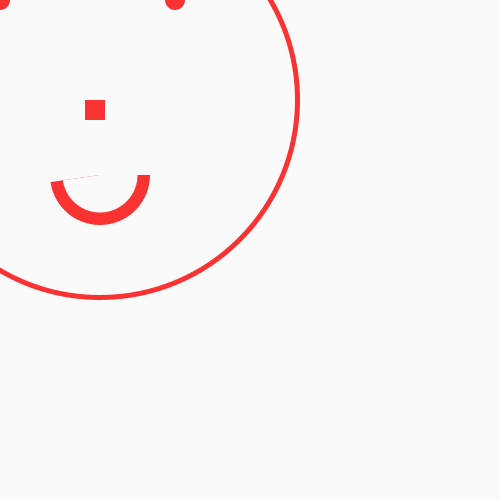
Frame 1 (no input)
Frame 60 (the mouse pressed at the canvas centre just before this capture): identical to frame 1, image omitted
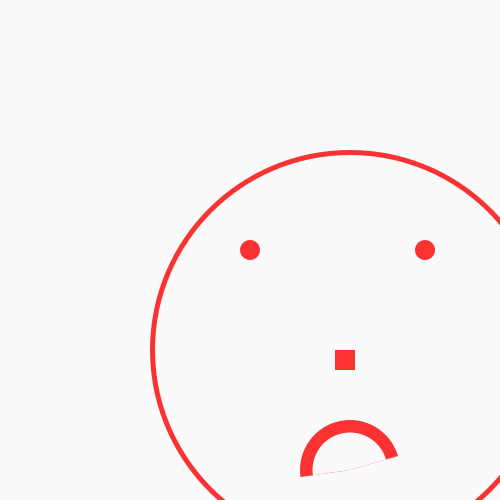
Frame 120 (the mouse held since frame 60 and released just before this capture)

The Processing sketch that drew these frames (run headless with seeded random() and noise(); from frame 60 on, the mouse is pressed at the canvas centre):

// Processing sketch: processing_77616
// ── processing_77616.pde

int angleStart = 0;
int angleEnd = 3;
int lipsX = 100;
int lipsY = 175;


void setup () {
  size(500, 500);
  smooth();
  noStroke();
  fill(250, 50, 50);
}
void draw () {
  background(250);
  ellipse (mouseX+100, mouseY+100,400, 400);
  fill(250);
  ellipse (mouseX+100, mouseY+100, 390, 390);
  fill(250, 50, 50);
  ellipse(mouseX, mouseY, 20, 20);
  rect(mouseX+85, mouseY+100, 20, 20);
  ellipse(mouseX+175, mouseY, 20, 20);
  arc(mouseX+lipsX, mouseY+lipsY, 100, 100, angleStart, angleEnd);
 fill(250);
  arc(mouseX+lipsX, mouseY+lipsY, 75, 75, angleStart, angleEnd);
  fill(250, 50, 50);

  if (mousePressed) {
    angleStart = 3;
    angleEnd = 6;
    lipsX= 100;
    lipsY= 220;
  } else {
    angleStart=0;
    angleEnd=3;
    lipsX=100;
    lipsY=175;
  }

 }
